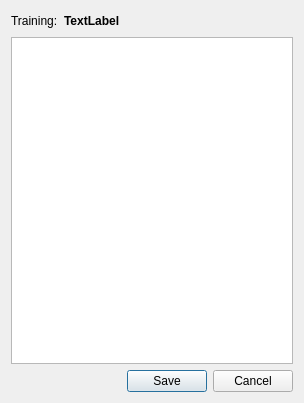
<?xml version="1.0" encoding="UTF-8"?>
<ui version="4.0">
 <class>RecordAttendanceDlg</class>
 <widget class="QDialog" name="RecordAttendanceDlg">
  <property name="geometry">
   <rect>
    <x>0</x>
    <y>0</y>
    <width>304</width>
    <height>403</height>
   </rect>
  </property>
  <property name="windowTitle">
   <string>Record attendance</string>
  </property>
  <property name="windowIcon">
   <iconset resource="../resources.qrc">
    <normaloff>:/icons/icons/floco-128.png</normaloff>:/icons/icons/floco-128.png</iconset>
  </property>
  <layout class="QVBoxLayout" name="verticalLayout">
   <item>
    <layout class="QHBoxLayout" name="horizontalLayout">
     <item>
      <widget class="QLabel" name="label">
       <property name="text">
        <string>Training:</string>
       </property>
      </widget>
     </item>
     <item>
      <widget class="QLabel" name="txtTrainingDatetime">
       <property name="font">
        <font>
         <weight>75</weight>
         <bold>true</bold>
        </font>
       </property>
       <property name="text">
        <string>TextLabel</string>
       </property>
      </widget>
     </item>
     <item>
      <spacer name="horizontalSpacer_2">
       <property name="orientation">
        <enum>Qt::Horizontal</enum>
       </property>
       <property name="sizeHint" stdset="0">
        <size>
         <width>40</width>
         <height>20</height>
        </size>
       </property>
      </spacer>
     </item>
    </layout>
   </item>
   <item>
    <widget class="QTreeView" name="treeView">
     <property name="rootIsDecorated">
      <bool>false</bool>
     </property>
     <property name="itemsExpandable">
      <bool>false</bool>
     </property>
    </widget>
   </item>
   <item>
    <layout class="QHBoxLayout" name="horizontalLayout_2">
     <item>
      <spacer name="horizontalSpacer">
       <property name="orientation">
        <enum>Qt::Horizontal</enum>
       </property>
       <property name="sizeHint" stdset="0">
        <size>
         <width>40</width>
         <height>20</height>
        </size>
       </property>
      </spacer>
     </item>
     <item>
      <widget class="QPushButton" name="btnSave">
       <property name="text">
        <string>Save</string>
       </property>
       <property name="icon">
        <iconset resource="../resources.qrc">
         <normaloff>:/icons/icons/save-22.png</normaloff>:/icons/icons/save-22.png</iconset>
       </property>
      </widget>
     </item>
     <item>
      <widget class="QPushButton" name="btnCancel">
       <property name="text">
        <string>Cancel</string>
       </property>
       <property name="icon">
        <iconset resource="../resources.qrc">
         <normaloff>:/icons/icons/cancel-22.png</normaloff>:/icons/icons/cancel-22.png</iconset>
       </property>
      </widget>
     </item>
    </layout>
   </item>
  </layout>
 </widget>
 <resources>
  <include location="../resources.qrc"/>
 </resources>
 <connections>
  <connection>
   <sender>btnCancel</sender>
   <signal>clicked()</signal>
   <receiver>RecordAttendanceDlg</receiver>
   <slot>close()</slot>
   <hints>
    <hint type="sourcelabel">
     <x>186</x>
     <y>385</y>
    </hint>
    <hint type="destinationlabel">
     <x>118</x>
     <y>201</y>
    </hint>
   </hints>
  </connection>
 </connections>
</ui>
